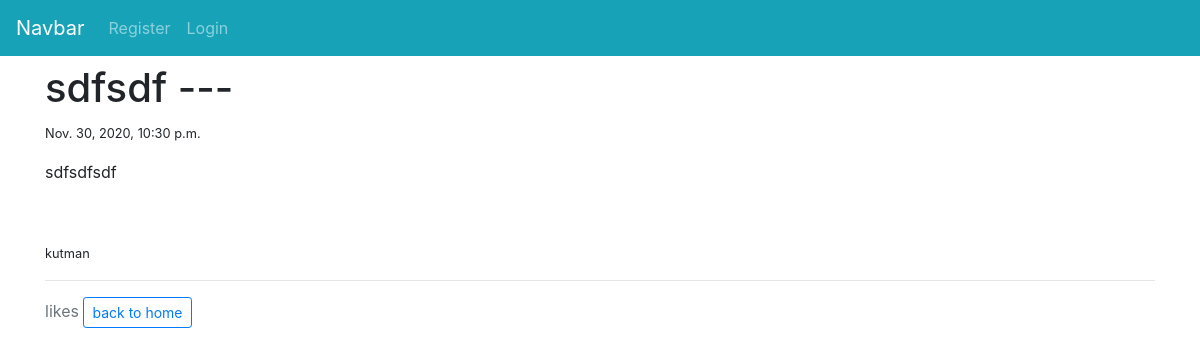
The page /category/coding/ on the database as committed earlier.
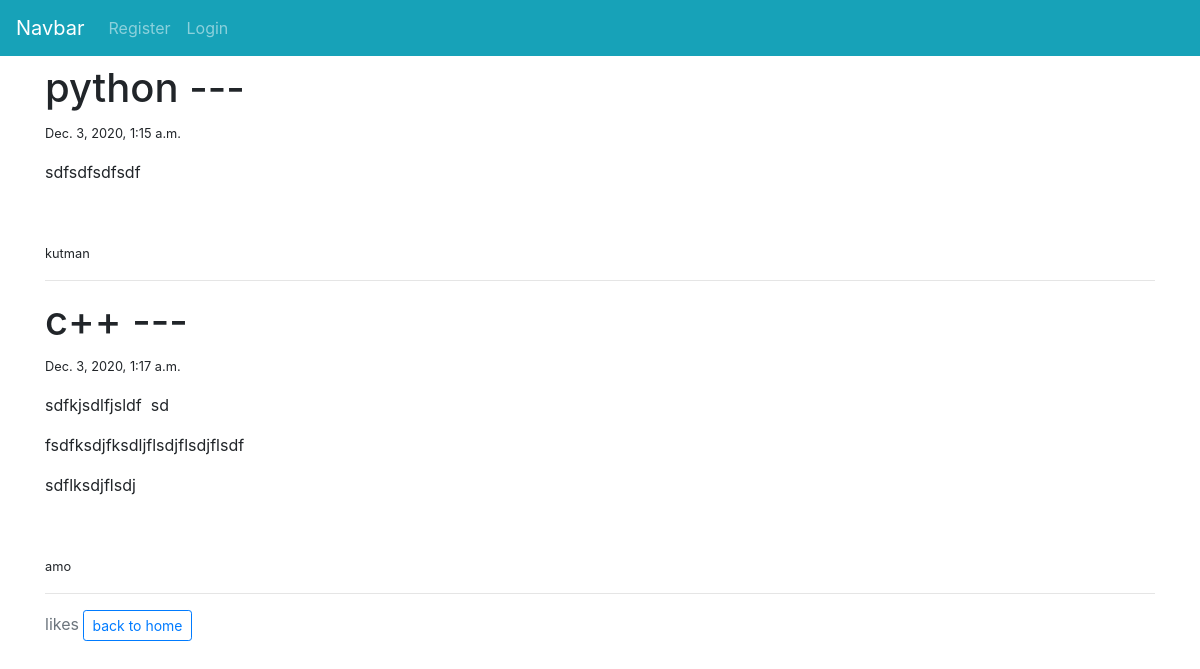
The same page on the database as committed later.
### blog/models.py (models this page shows, shortened)
class Post(models.Model):
	title = models.CharField(max_length=200)
	snippet = models.CharField(max_length=300,null= True, blank=True)
	header_image = models.ImageField(null = True,blank = True, upload_to = 'images/')
	content = RichTextField(blank=True, null=True)
	posted = models.DateTimeField(default = timezone.now)
	author = models.ForeignKey(User, on_delete=models.CASCADE)
	category = models.CharField(max_length = 200, default = 'uncotegorized')
	likes = models.ManyToManyField(User, related_name='like_post')

### blog/views.py (the view)
# urls.py: path('category/<str:cats>/',CategoryView,name='category' ),
def CategoryView(request,cats):
	category_values = Post.objects.filter(category=cats.replace('-',' '))
	cat_menu = Category.objects.all()
	context = {'cats':cats,'category_values':category_values,'cat_menu':cat_menu}
	ordering = ['-posted']
	return render(request, 'blog/category.html',context)

### blog/templates/blog/category.html (shortened to what this page needs)
{% extends 'blog/base.html' %}
	{% block content %}
		{% if category_values %}
			{% for post in category_values %}
				<h1>
					{{post.title}} ---
				</h1>
				<small>{{post.posted}}</small><br>
				<p class="d-flex">{{post.content|safe}}<br></p>
				<small>{{post.author.username}}</small><br>
				<hr>
			{% endfor %}
		{% else %}
			<div class="alert alert-warning">
				sorry! no post with this category
			</div>
		{% endif %}
		{{total_likes}} <span class="text-muted">likes</span>
	<a href="{% url 'home' %}" class="btn btn-sm btn-outline-primary">back to home</a>
	{% endblock %}

Rows that differ between the two databases and show on the page:
removed Post: title "sdfsdf", posted "Nov. 30, 2020, 10:30 p.m.", content "sdfsdfsdf", author.username "kutman"
added Post: title "python", posted "Dec. 3, 2020, 1:15 a.m.", content "sdfsdfsdfsdf", author.username "kutman"
added Post: title "c++", posted "Dec. 3, 2020, 1:17 a.m.", content "sdfkjsdlfjsldf sd fsdfksdjfksdljflsdjflsdjflsdf sdflksdjflsdj", author.username "amo"
